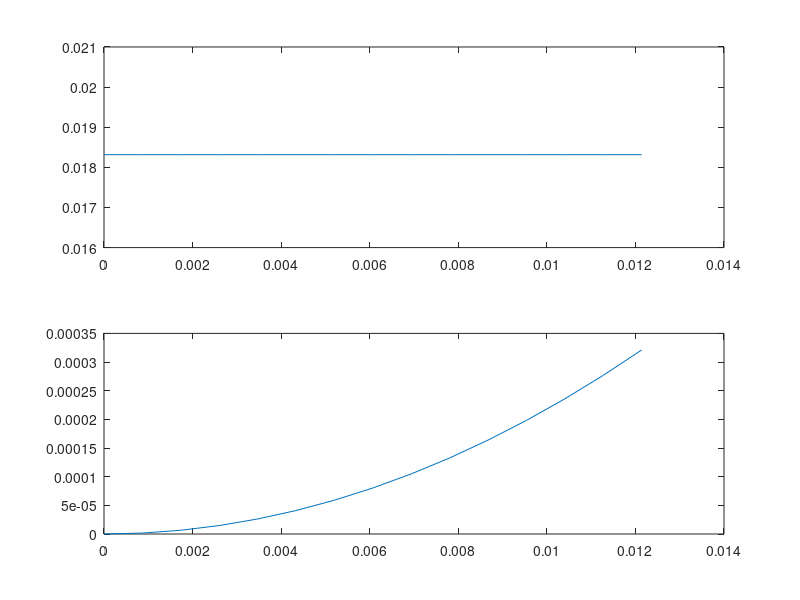
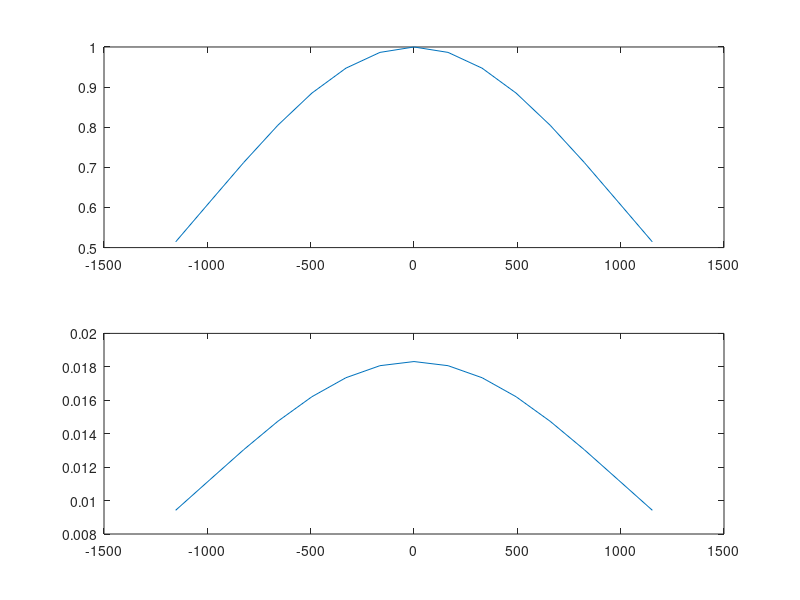

These charts were generated, in order, by the following MATLAB code:
clear;
close all;
%%%%%%%%%%%%%%%% Fiber Constants

alpha = 0.2; % db/km
dispersion_0 = 17; % ps/nm/km
dispersion_slope = 0.09; % ps/nm2/km
fiber_length = 20; % km


%%%%%%%%%%%%%%%% Physical Constants

c = 3e9; % physconst("LightSpeed");

%%%%%%%%%% Transmission Constants 

signal_A0 = 1;

f_0 = 193e12; % Hz 
wavelength_0 = (c / f_0) * 1e9; % nm

f_sig = 1e9; % Hz
signal_wavelength = (c / (f_sig + f_0)) * 1e9; % nm

%%%%%%%%%% Dispersion Transfer Function

dispersion = dispersion_0 + dispersion_slope*(signal_wavelength - wavelength_0);

beta_2 = - dispersion * signal_wavelength^2 / (2*pi*c);
beta_3 = dispersion_slope * signal_wavelength^4 / (2*pi*c)^2;

beta = @(dw) (beta_2*dw^2)/2 + (beta_3*dw^3)/6;
transfer_fun = @(dw) exp((-alpha -1j*beta(dw))*fiber_length);


%%%%%%%%%% Time/Frequency Vector 

%%%%%%%%%%% Pulse Signal Creation
pulse_T0 = 1000; % ps

half_width_max = sqrt(-2 * log(1/sqrt(2)) / (pulse_T0^2)); % THz
half_width = half_width_max * 2; % THz
analitical_time_dispersion = beta_2 * half_width * fiber_length; % ps

T_min = pulse_T0 + analitical_time_dispersion; % ps

bw_cutoff = 0.01;

band_width_max = sqrt(-2 * log(bw_cutoff) / (pulse_T0^2)); % THz
band_width = band_width_max * 2; % THz


f_min = band_width; % THz 

N_pulse = ceil(pulse_T0 * f_min);
N_dispersion = ceil(analitical_time_dispersion * f_min);
N_total = N_pulse + 2 * N_dispersion;


t_vec = (-N_total:1:N_total) / f_min;
pulse_vec = (-N_pulse:1:N_pulse) / f_min;
f_vec = (0:2*N_total) * f_min / N_total;

%%%%%%%%%%% Pulse Signal Creation
pulse = signal_A0*exp(-pulse_vec.^2/(2*pulse_T0^2));
pulse = [zeros(1, N_dispersion), pulse, zeros(1, N_dispersion)];
pulse_fft = fft(pulse);

%%%%%%%%%%% Simulated Dispersion

fiber_trans = arrayfun(transfer_fun, f_vec); 

pulse_out_fft = pulse .* fiber_trans;

pulse_out = ifftshift(fftshift(pulse_out_fft));

figure();
subplot(2,1,1);
plot(f_vec, abs(fiber_trans));
subplot(2,1,2);
plot(f_vec, angle(fiber_trans));

figure();
subplot(2,1,1);
plot(t_vec, pulse);
subplot(2,1,2);
plot(t_vec, pulse_out);

%%%%%%%%%%% Dispersion Calculation
